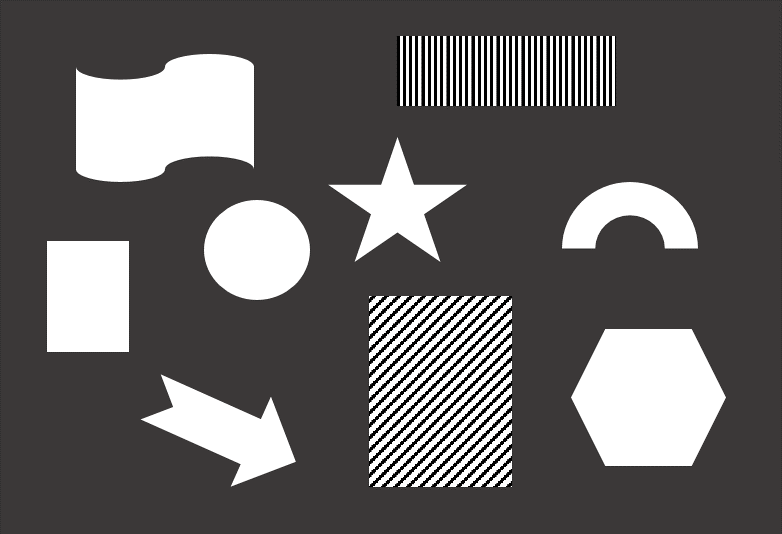
#> input picture _opencv_example/Images/shapes.png, 782 x 534 px, found by its file name
$ python 00_corner.py
#> lines starting #> are read from the running program, lines starting #| are printed output that depends on the picture; after the words box and inside, x2 and y2 are one past the last pixel; in counts of white or black regions, pixels touching at a corner belong together
import cv2
import numpy as np

# 이미지를 읽어와 복사본을 만듦
img = cv2.imread('C:/Users/aloho/Github/openCV-SeoultechMSD/_opencv_example/Images/shapes.png')
#> img is the input picture: shape (534, 782, 3); mean B, G, R 98.8, 98.8, 101
img2 = np.copy(img)

# 이미지를 그레이스케일로 변환
gray = cv2.cvtColor(img, cv2.COLOR_BGR2GRAY)

# cv2.goodFeaturesToTrack: Shi-Tomasi 코너 검출 알고리즘으로 코너를 탐색하고, 해당 코너를 이미지에 시각적으로 표시.
# maxCorners=500: 최대 검출할 코너 수
# qualityLevel=0.04: 코너로 판단할 최소 품질 수준
# minDistance=10: 코너 간 최소 거리
corners = cv2.goodFeaturesToTrack(gray, 500, 0.04, 10)
#> corners = 284 rows, first 8: [613, 105], [601, 105], [588, 105], [576, 105], [563, 105], [551, 105], [538, 105], [526, 105]

# 코너를 빨간색 점으로 표시
col = (0, 0, 255)
for con in corners:
    center = [int(e) for e in con[0]]  # 코너의 중심 좌표
    cv2.circle(img, center, 3, col, -1)  # 중심 좌표에 반지름 3인 빨간 점 그리기
#> this loop made 284 passes
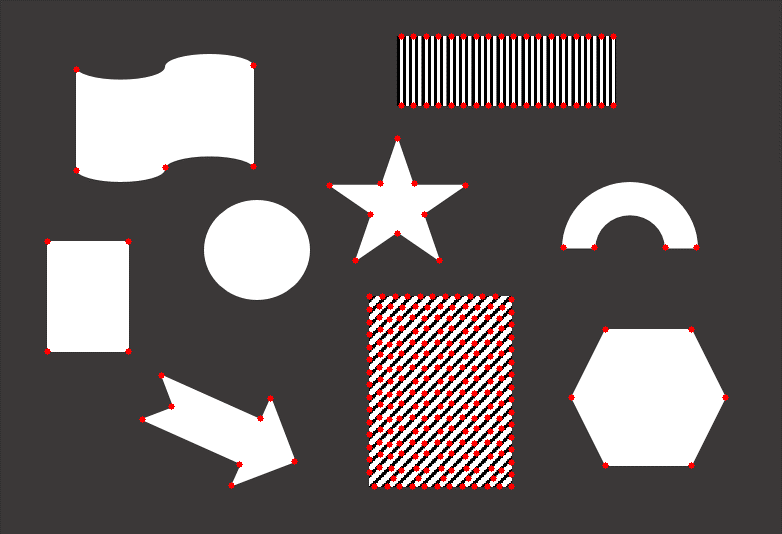
#> img: shape (534, 782, 3); 1.97% of pixels changed, all inside (x1, y1, x2, y2) = (44, 33, 729, 490)

# 코너 검출 결과 출력
cv2.imshow('KLT', img)

# cv2.cornerHarris: Harris 코너 검출 알고리즘으로 코너 응답값을 계산하고, 응답값이 높은 영역을 강조.
gray = np.float32(gray)  # Harris 코너 검출을 위해 데이터 타입을 float32로 변환
dst = cv2.cornerHarris(gray, 2, 3, 0.01)  # 코너 응답값 계산
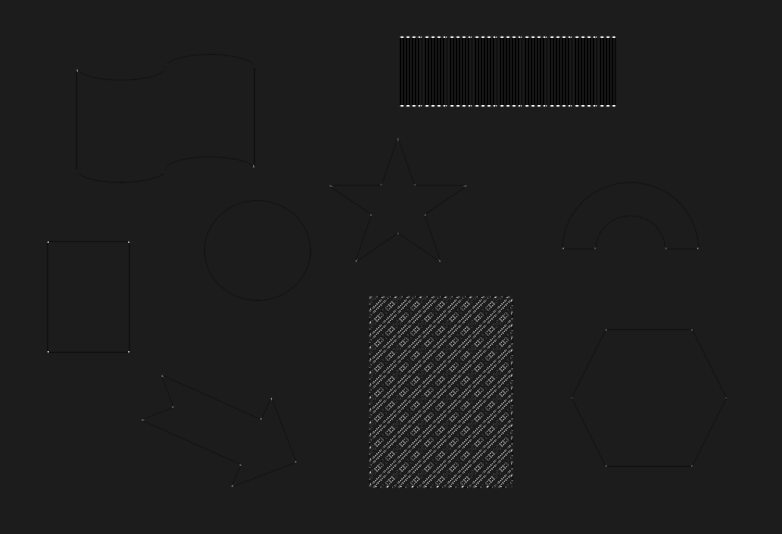
#> dst: shape (534, 782) float32; min -42282504, max 334658656, mean 1503627.4; drawn with min black and max white
# blockSize=2: 각 픽셀의 이웃 영역 크기
# ksize=3: Sobel 커널 크기
# k=0.01: Harris 응답 방정식의 감도 계수

# 응답값을 팽창시켜 더 두드러지게 만듦
dst = cv2.dilate(dst, None)
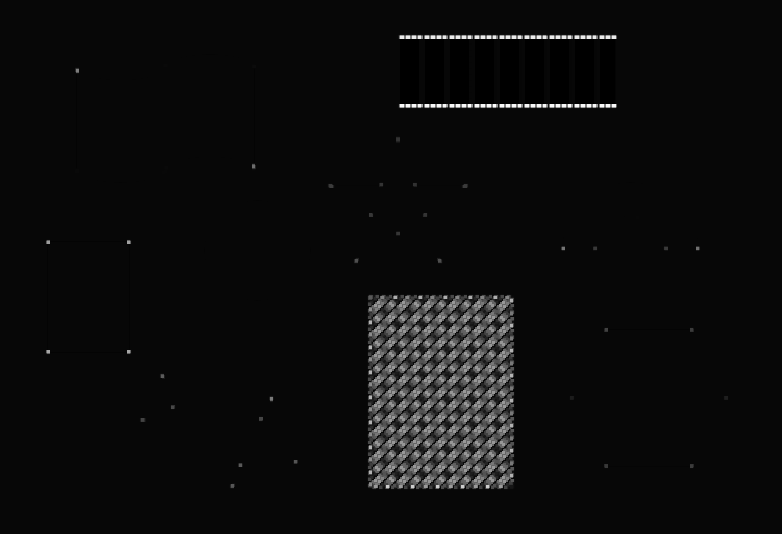
#> dst: shape (534, 782) float32; min -10570626, max 334658656, mean 7455160; drawn with min black and max white

# Harris 응답값이 임계값보다 큰 영역을 빨간색으로 표시
img2[dst > 0.005 * dst.max()] = [0, 0, 255]
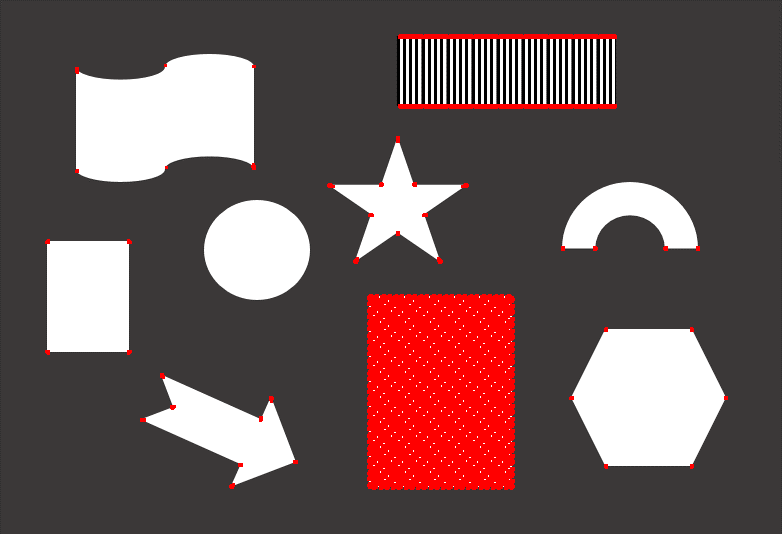
#> img2: shape (534, 782, 3); 7.42% of pixels changed, all inside (x1, y1, x2, y2) = (45, 34, 728, 490)

# Harris 코너 검출 결과 출력
cv2.imshow('Hrris', img2)

# ESC 키를 누르면 창 닫기
if cv2.waitKey(0) & 0xff == 27:
#> (key Esc is pressed here)
    cv2.destroyAllWindows()
